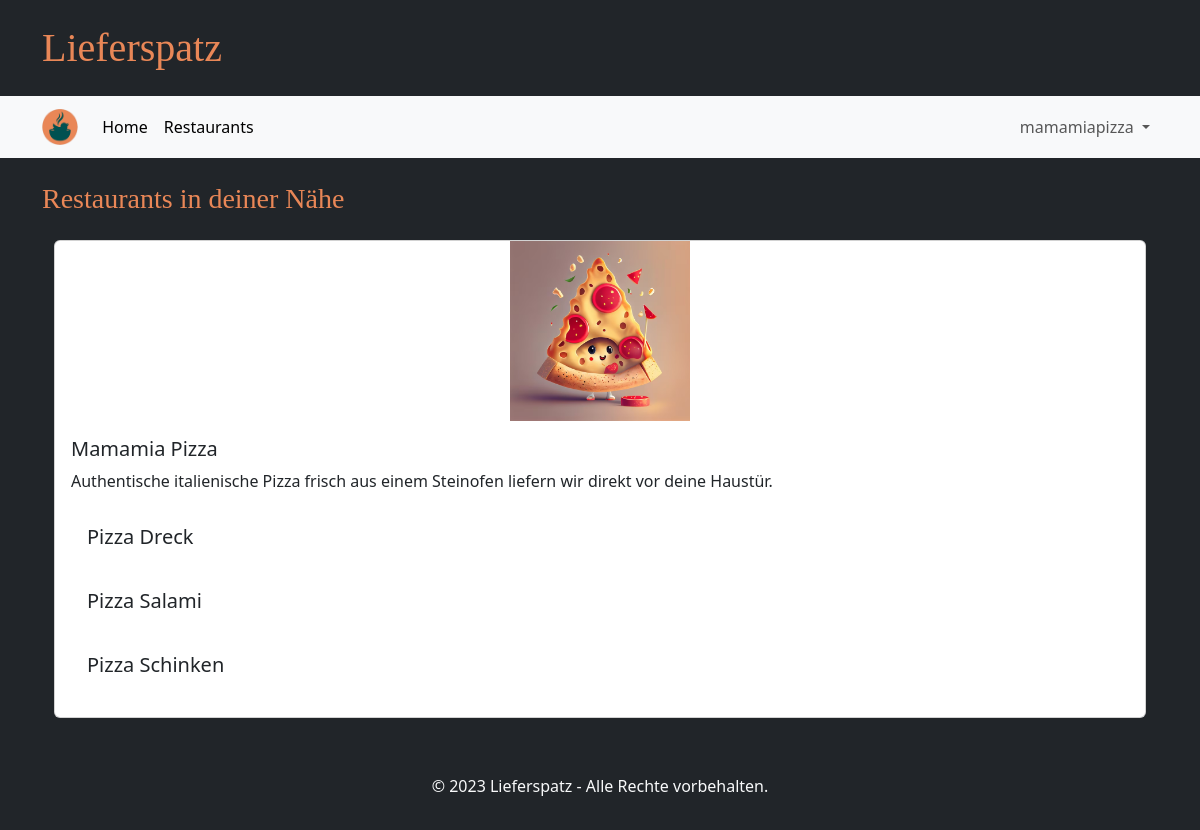
Before: /menue/mamamiapizza (signed in) with the older database file.
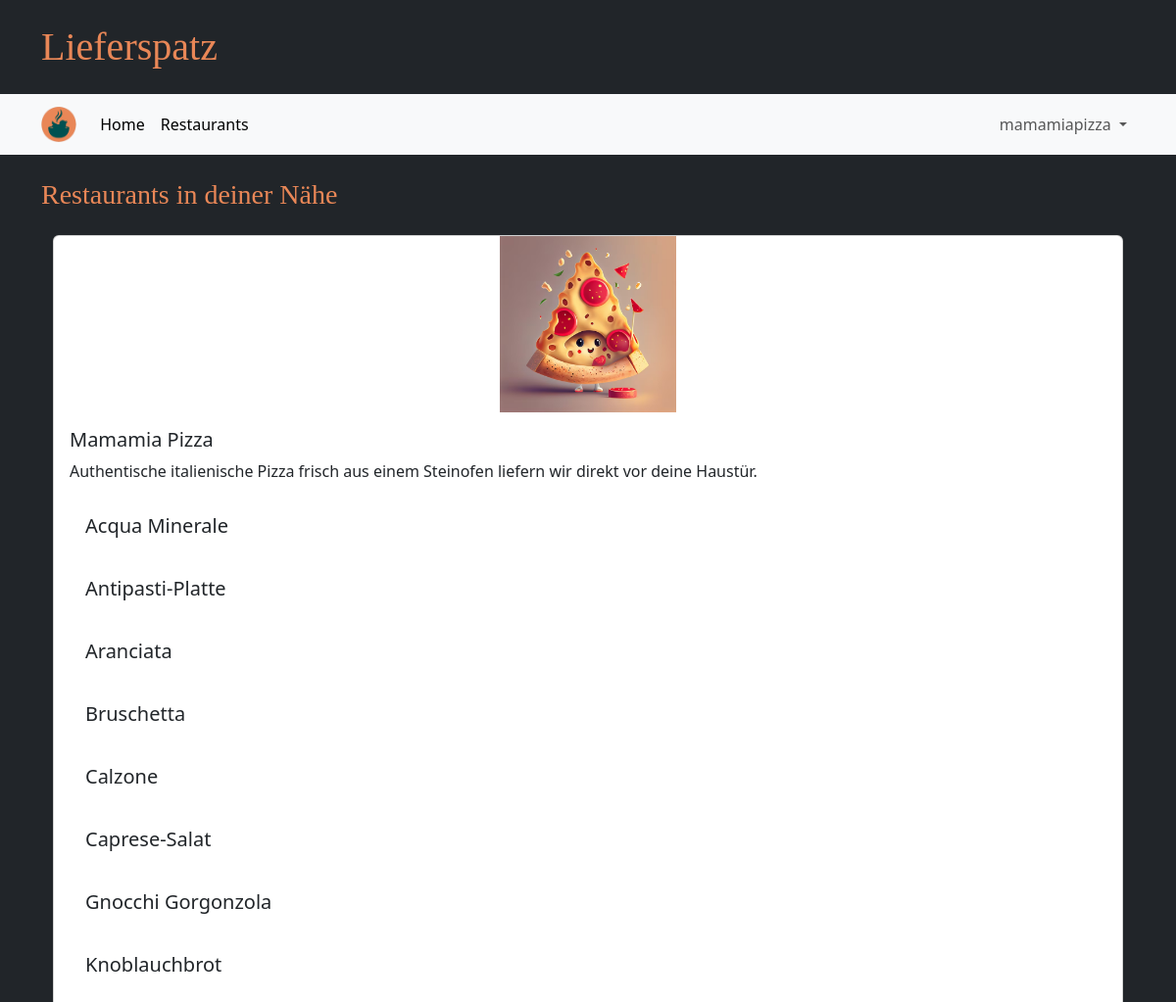
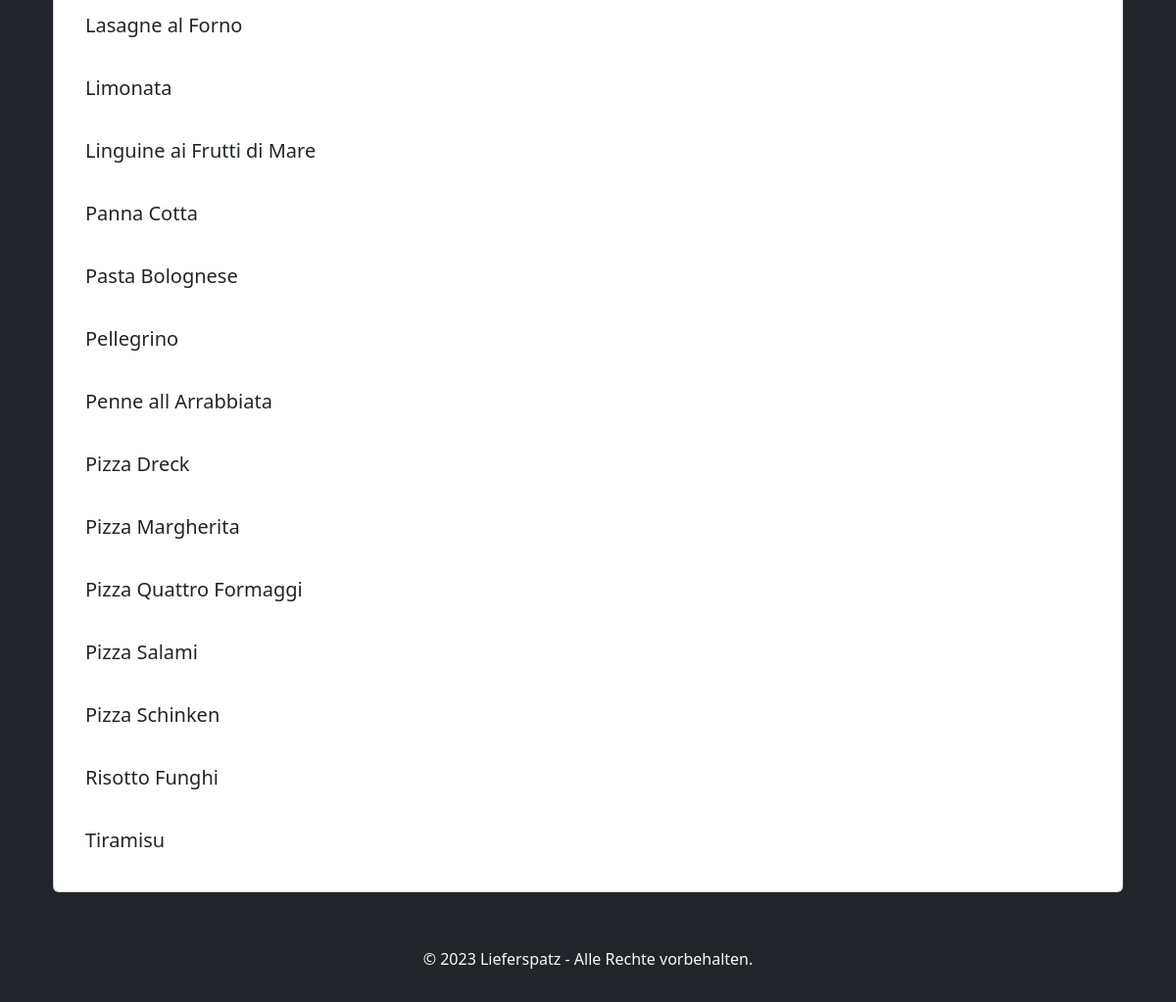
After: the same page with the newer database file (2 pictures, top to bottom).
### tables this page shows
CREATE TABLE GeschaeftsAccount(
            Username TEXT PRIMARY KEY NOT NULL,
            Passwort TEXT NOT NULL,
            Restaurantname TEXT NOT NULL,
            Beschreibung TEST NOT NULL,
            Strasse TEXT NOT NULL,
            Hausnummer INTEGER NOT NULL,
            Plz INTEGER NOT NULL
        );

CREATE TABLE Item(
            Restaurant INTEGER,
            Name TEXT,
            Kategorie TEXT,
            Preis INTEGER,
            PRIMARY KEY (Restaurant, Name)
            FOREIGN KEY (Restaurant) REFERENCES GeschaeftsAccount(username)
        );

### main.py (the view)
@app.route("/menue/<username>")
def menue_page(username):
    if "user" in session:
        restaurant = database.get_restaurant(username)
        items = database.get_items(username)
        return render_template("menue.html", restaurant=restaurant, items=items)
    else:
        return redirect(url_for("login_customer_page"))

### database.py (called while the page is built)
def getData(sql, params = ()):
    dbcon = sqlite3.connect("instance/db.db")
    cursor = dbcon.cursor()
    cursor.execute(sql, params)
    return cursor

def get_restaurant(username):
    request_pointer = getData("""SELECT Restaurantname, Beschreibung, Strasse, Hausnummer, Plz
                              FROM GeschaeftsAccount
                              WHERE Username = ? """,(username,))
    result = request_pointer.fetchone()
    restaurant = {
            "name": result[0],
            "description": result[1],
            "street": result[2],
            "housenumber": result[3],
            "postalcode": result[4]
        }
    return restaurant

def get_items(username):
    items = []
    request_pointer = getData("""SELECT Restaurant, Name, Preis
                              FROM Item
                              WHERE Restaurant = ? """, (username,))
    for entry in request_pointer.fetchall():
        restaurant = {
            "restaurant": entry[0],
            "name": entry[1],
            "price": entry[2],
        }
        items.append(restaurant)
    return items

### templates/menue.html (shortened to what this page needs)
{% extends "base.html" %}
{% block heading %}Restaurants in deiner Nähe{% endblock %}
{% block content %}
<div class="row g-4 mb-4">
  <div class="col-12">
      <div class="card">
      <img src="{{ url_for('static', filename='test1.jpeg') }}" class="card-img-top shop-image" alt="...">
      <div class="card-body">
          <h5 class="card-title">{{ restaurant['name'] }}</h5>
          <p class="card-text">{{ restaurant['description'] }}</p>
          {% for item in items %}
          <div class="card-body">
            <h5 class="card-title">{{ item['name'] }}</h5>
          </div>
          {% endfor %}
      </div>
      </div>
  </div>
</div>
{% endblock %}

### templates/base.html (shortened to what this page needs)
<!DOCTYPE html>
<html lang="de">
<head>
    <link rel="stylesheet" href="/static/style.css">
    <link href="https://cdn.jsdelivr.net/npm/bootstrap@5.3.2/dist/css/bootstrap.min.css" rel="stylesheet">
</head>
<body class="bg-dark">
    <div class="container my-4">
        <h1 class="brandfont">Lieferspatz</h1>
    </div>
    <nav class="navbar navbar-expand-md bg-body-tertiary">
        <div class="container">
          <a class="navbar-brand" href="#">
            <img src="{{ url_for('static', filename='ls_logo.png') }}" alt="..." height="36" />
          </a>
          <div class="collapse navbar-collapse" id="navbarSupportedContent">
            <ul class="navbar-nav me-auto mb-2 mb-lg-0">
              <li class="nav-item">
                <a class="nav-link active" aria-current="page" href="{{ url_for('start_page') }}">Home</a>
              </li>
              <li class="nav-item">
                <a class="nav-link active" aria-current="page" href="{{ url_for('restaurants_page') }}">Restaurants</a>
              </li>
            </ul>
            <ul class="navbar-nav mb-2 mb-lg-0">
              {% if session['user'] %}
              <li class="nav-item dropdown">
                <a class="nav-link dropdown-toggle" href="#" role="button" data-bs-toggle="dropdown" aria-expanded="false">
                  {{ session['user'] }}
                </a>
              </li>
              {% endif %}
            </ul>
          </div>
        </div>
    </nav>
    <div class="container mt-4">
        <h3 class="brandfont2">{% block heading %}{% endblock %}</h3>
    </div>
    <div class="container text-light px-4 py-3 ">
        {% block content %}{% endblock %}
    </div>
    <footer class="bg-dark text-light text-center py-3">
        <p>&copy; 2023 Lieferspatz - Alle Rechte vorbehalten.</p>
    </footer>
</body>
</html>

### static/style.css (style rules this page uses)
.brandfont { font-family: brandFont; color: #e98757; }
.brandfont2 { font-family: brandFont2; color: #e98757; }
.shop-image { height: 180px; object-fit: contain; }

Changed rows visible on the page:
added Item: name "Acqua Minerale"
added Item: name "Antipasti-Platte"
added Item: name "Aranciata"
added Item: name "Bruschetta"
added Item: name "Calzone"
added Item: name "Caprese-Salat"
added Item: name "Gnocchi Gorgonzola"
added Item: name "Knoblauchbrot"
added Item: name "Lasagne al Forno"
added Item: name "Limonata"
added Item: name "Linguine ai Frutti di Mare"
added Item: name "Panna Cotta"
added Item: name "Pasta Bolognese"
added Item: name "Pellegrino"
added Item: name "Penne all Arrabbiata"
added Item: name "Pizza Margherita"
added Item: name "Pizza Quattro Formaggi"
added Item: name "Risotto Funghi"
added Item: name "Tiramisu"
